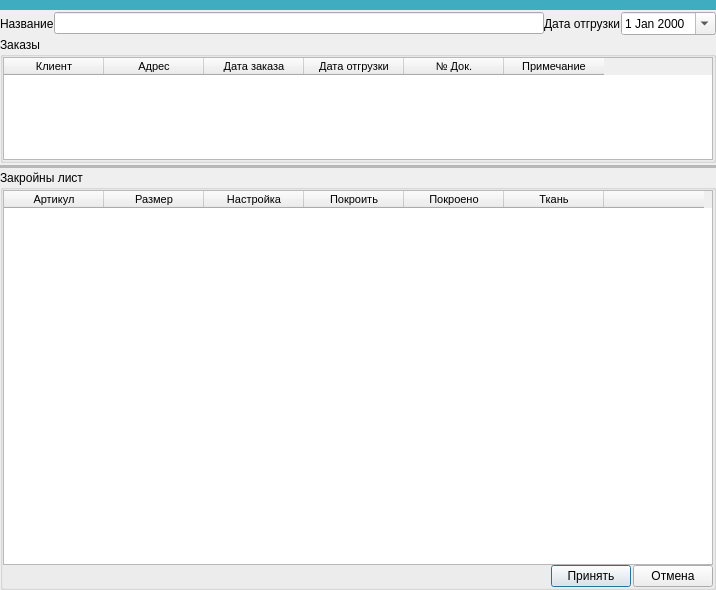
<?xml version="1.0" encoding="UTF-8"?>
<ui version="4.0">
 <class>Dialog</class>
 <widget class="QDialog" name="Dialog">
  <property name="geometry">
   <rect>
    <x>0</x>
    <y>0</y>
    <width>716</width>
    <height>590</height>
   </rect>
  </property>
  <property name="windowTitle">
   <string>Закройный лист</string>
  </property>
  <layout class="QGridLayout" name="gridLayout" rowstretch="0,0,6,0,20">
   <property name="leftMargin">
    <number>0</number>
   </property>
   <property name="topMargin">
    <number>0</number>
   </property>
   <property name="rightMargin">
    <number>0</number>
   </property>
   <property name="bottomMargin">
    <number>0</number>
   </property>
   <property name="horizontalSpacing">
    <number>0</number>
   </property>
   <property name="verticalSpacing">
    <number>2</number>
   </property>
   <item row="4" column="0">
    <widget class="QGroupBox" name="groupBox_2">
     <property name="title">
      <string>Закройны лист</string>
     </property>
     <layout class="QGridLayout" name="gridLayout_3">
      <property name="leftMargin">
       <number>0</number>
      </property>
      <property name="topMargin">
       <number>0</number>
      </property>
      <property name="rightMargin">
       <number>0</number>
      </property>
      <property name="bottomMargin">
       <number>0</number>
      </property>
      <property name="spacing">
       <number>0</number>
      </property>
      <item row="0" column="0">
       <widget class="QTableWidget" name="tw_cut_position">
        <property name="font">
         <font>
          <family>Tahoma</family>
          <pointsize>8</pointsize>
         </font>
        </property>
        <property name="editTriggers">
         <set>QAbstractItemView::DoubleClicked</set>
        </property>
        <property name="selectionMode">
         <enum>QAbstractItemView::NoSelection</enum>
        </property>
        <property name="selectionBehavior">
         <enum>QAbstractItemView::SelectRows</enum>
        </property>
        <attribute name="horizontalHeaderMinimumSectionSize">
         <number>35</number>
        </attribute>
        <attribute name="verticalHeaderVisible">
         <bool>false</bool>
        </attribute>
        <attribute name="verticalHeaderDefaultSectionSize">
         <number>20</number>
        </attribute>
        <attribute name="verticalHeaderMinimumSectionSize">
         <number>18</number>
        </attribute>
        <column>
         <property name="text">
          <string>Артикул</string>
         </property>
        </column>
        <column>
         <property name="text">
          <string>Размер</string>
         </property>
        </column>
        <column>
         <property name="text">
          <string>Настройка</string>
         </property>
        </column>
        <column>
         <property name="text">
          <string>Покроить</string>
         </property>
        </column>
        <column>
         <property name="text">
          <string>Покроено</string>
         </property>
        </column>
        <column>
         <property name="text">
          <string>Ткань</string>
         </property>
        </column>
        <column>
         <property name="text">
          <string> </string>
         </property>
        </column>
       </widget>
      </item>
      <item row="1" column="0">
       <layout class="QHBoxLayout" name="horizontalLayout_2">
        <property name="spacing">
         <number>2</number>
        </property>
        <item>
         <spacer name="horizontalSpacer">
          <property name="orientation">
           <enum>Qt::Horizontal</enum>
          </property>
          <property name="sizeHint" stdset="0">
           <size>
            <width>40</width>
            <height>20</height>
           </size>
          </property>
         </spacer>
        </item>
        <item>
         <widget class="QPushButton" name="pb_acc">
          <property name="text">
           <string>Принять</string>
          </property>
         </widget>
        </item>
        <item>
         <widget class="QPushButton" name="pb_can">
          <property name="text">
           <string>Отмена</string>
          </property>
         </widget>
        </item>
       </layout>
      </item>
     </layout>
    </widget>
   </item>
   <item row="3" column="0">
    <widget class="Line" name="line">
     <property name="lineWidth">
      <number>0</number>
     </property>
     <property name="midLineWidth">
      <number>5</number>
     </property>
     <property name="orientation">
      <enum>Qt::Horizontal</enum>
     </property>
    </widget>
   </item>
   <item row="1" column="0">
    <layout class="QHBoxLayout" name="horizontalLayout_3">
     <item>
      <widget class="QLabel" name="label">
       <property name="text">
        <string>Название</string>
       </property>
      </widget>
     </item>
     <item>
      <widget class="QLineEdit" name="le_name"/>
     </item>
     <item>
      <widget class="QLabel" name="label_2">
       <property name="text">
        <string>Дата отгрузки</string>
       </property>
      </widget>
     </item>
     <item>
      <widget class="QDateEdit" name="de_date_shipment">
       <property name="calendarPopup">
        <bool>true</bool>
       </property>
      </widget>
     </item>
    </layout>
   </item>
   <item row="2" column="0">
    <widget class="QGroupBox" name="groupBox">
     <property name="title">
      <string>Заказы</string>
     </property>
     <layout class="QGridLayout" name="gridLayout_2">
      <property name="leftMargin">
       <number>0</number>
      </property>
      <property name="topMargin">
       <number>0</number>
      </property>
      <property name="rightMargin">
       <number>0</number>
      </property>
      <property name="bottomMargin">
       <number>0</number>
      </property>
      <property name="spacing">
       <number>0</number>
      </property>
      <item row="0" column="0">
       <widget class="QTableWidget" name="tw_order">
        <property name="font">
         <font>
          <family>Tahoma</family>
          <pointsize>8</pointsize>
         </font>
        </property>
        <property name="editTriggers">
         <set>QAbstractItemView::NoEditTriggers</set>
        </property>
        <property name="selectionBehavior">
         <enum>QAbstractItemView::SelectRows</enum>
        </property>
        <attribute name="horizontalHeaderMinimumSectionSize">
         <number>35</number>
        </attribute>
        <attribute name="verticalHeaderVisible">
         <bool>false</bool>
        </attribute>
        <attribute name="verticalHeaderDefaultSectionSize">
         <number>20</number>
        </attribute>
        <attribute name="verticalHeaderMinimumSectionSize">
         <number>18</number>
        </attribute>
        <column>
         <property name="text">
          <string>Клиент</string>
         </property>
        </column>
        <column>
         <property name="text">
          <string>Адрес</string>
         </property>
        </column>
        <column>
         <property name="text">
          <string>Дата заказа</string>
         </property>
        </column>
        <column>
         <property name="text">
          <string>Дата отгрузки</string>
         </property>
        </column>
        <column>
         <property name="text">
          <string>№ Док.</string>
         </property>
        </column>
        <column>
         <property name="text">
          <string>Примечание</string>
         </property>
        </column>
       </widget>
      </item>
     </layout>
    </widget>
   </item>
   <item row="0" column="0">
    <widget class="QWidget" name="sw_new_cut_3" native="true">
     <property name="minimumSize">
      <size>
       <width>0</width>
       <height>10</height>
      </size>
     </property>
     <property name="styleSheet">
      <string notr="true">background-color: rgb(63, 173, 191);</string>
     </property>
    </widget>
   </item>
  </layout>
 </widget>
 <resources/>
 <connections>
  <connection>
   <sender>le_name</sender>
   <signal>textEdited(QString)</signal>
   <receiver>Dialog</receiver>
   <slot>ui_save_trigger_cut_mission()</slot>
   <hints>
    <hint type="sourcelabel">
     <x>429</x>
     <y>21</y>
    </hint>
    <hint type="destinationlabel">
     <x>434</x>
     <y>-103</y>
    </hint>
   </hints>
  </connection>
  <connection>
   <sender>de_date_shipment</sender>
   <signal>editingFinished()</signal>
   <receiver>Dialog</receiver>
   <slot>ui_save_trigger_cut_mission()</slot>
   <hints>
    <hint type="sourcelabel">
     <x>735</x>
     <y>18</y>
    </hint>
    <hint type="destinationlabel">
     <x>740</x>
     <y>-80</y>
    </hint>
   </hints>
  </connection>
  <connection>
   <sender>tw_cut_position</sender>
   <signal>cellDoubleClicked(int,int)</signal>
   <receiver>Dialog</receiver>
   <slot>ui_save_trigger_cut_mission_position()</slot>
   <hints>
    <hint type="sourcelabel">
     <x>69</x>
     <y>291</y>
    </hint>
    <hint type="destinationlabel">
     <x>-45</x>
     <y>281</y>
    </hint>
   </hints>
  </connection>
  <connection>
   <sender>tw_order</sender>
   <signal>itemDoubleClicked(QTableWidgetItem*)</signal>
   <receiver>Dialog</receiver>
   <slot>ui_select_order()</slot>
   <hints>
    <hint type="sourcelabel">
     <x>87</x>
     <y>115</y>
    </hint>
    <hint type="destinationlabel">
     <x>-57</x>
     <y>89</y>
    </hint>
   </hints>
  </connection>
  <connection>
   <sender>pb_acc</sender>
   <signal>clicked()</signal>
   <receiver>Dialog</receiver>
   <slot>ui_acc()</slot>
   <hints>
    <hint type="sourcelabel">
     <x>696</x>
     <y>586</y>
    </hint>
    <hint type="destinationlabel">
     <x>703</x>
     <y>643</y>
    </hint>
   </hints>
  </connection>
  <connection>
   <sender>pb_can</sender>
   <signal>clicked()</signal>
   <receiver>Dialog</receiver>
   <slot>ui_can()</slot>
   <hints>
    <hint type="sourcelabel">
     <x>761</x>
     <y>582</y>
    </hint>
    <hint type="destinationlabel">
     <x>760</x>
     <y>684</y>
    </hint>
   </hints>
  </connection>
 </connections>
 <slots>
  <slot>ui_save_trigger_cut_mission()</slot>
  <slot>ui_save_trigger_cut_mission_position()</slot>
  <slot>ui_select_order()</slot>
  <slot>ui_acc()</slot>
  <slot>ui_can()</slot>
 </slots>
</ui>
